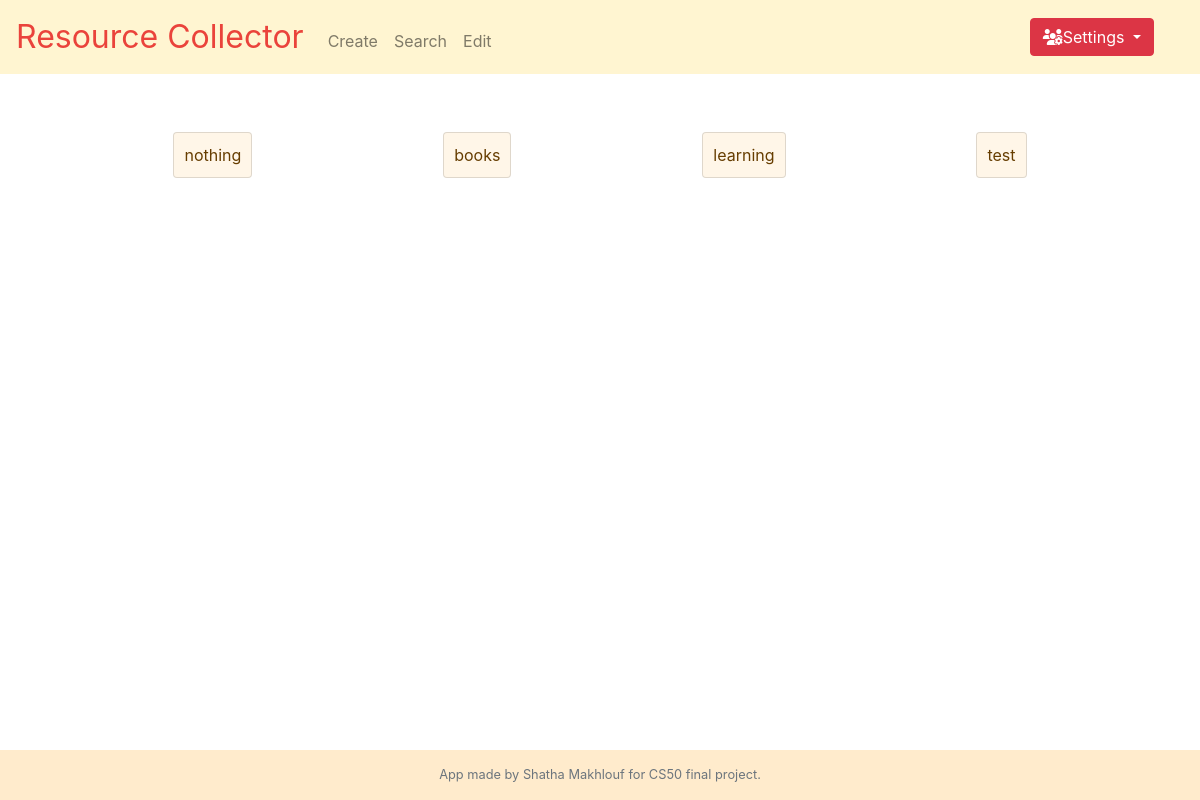
The page / (signed in) on the database its author committed.
### tables this page shows
CREATE TABLE 'data' ('id' integer NOT NULL, 'Title' text NOT NULL, 'Link' text NOT NULL, 'Description' text NOT NULL, 'Notes' text NOT NULL);

### application.py (the view)
@app.route("/")
@login_required
def index():
    titles = db.execute("SELECT title FROM data where id=:id", id=session["user_id"])
    return render_template("index.html", titles=titles)

### application.py (called while the page is built)
@app.after_request
def after_request(response):
    response.headers["Cache-Control"] = "no-cache, no-store, must-revalidate"
    response.headers["Expires"] = 0
    response.headers["Pragma"] = "no-cache"
    return response

### helpers.py (called while the page is built)
def login_required(f):
    @wraps(f)
    def decorated_function(*args, **kwargs):
        if session.get("user_id") is None:
            return redirect("/login")
        return f(*args, **kwargs)
    return decorated_function

### templates/index.html (shortened to what this page needs)
{% extends "layout.html" %}
{% block main %}
<div class="centered">
   <section class="cards">
       {% for title in titles %}
        <article class="card">
          <a href="{{ url_for('resource_details', resource_title=title["Title"]) }}"> {{title["Title"]}}</a>
        </article>
       {% endfor %}
{% endblock %}

### templates/layout.html (shortened to what this page needs)
<!DOCTYPE html>
<html lang="en">
    <head>
        <link href="https://maxcdn.bootstrapcdn.com/bootstrap/4.1.3/css/bootstrap.min.css" rel="stylesheet">
        <link href="/static/styles.css" rel="stylesheet">
    </head>
    <body>
        <div id= 'container'>
        <nav class="navbar navbar-expand-md navbar-light" style="background-color: #fff5d1;">
            <a class="navbar-brand" href="/"><span class="red">Resource Collector</span></a>
            <div class="collapse navbar-collapse" id="navbar">
                {% if session.user_id %}
                    <ul class="navbar-nav mr-auto mt-2">
                        <li class="nav-item"><a class="nav-link" href="/create">Create</a></li>
                        <li class="nav-item"><a class="nav-link" href="/search">Search</a></li>
                        <li class="nav-item"><a class="nav-link" href="/edit">Edit</a></li>
                    </ul>
                    <div class="dropdown">
                    <button class="btn btn-danger dropdown-toggle" type="button" data-toggle="dropdown"><i class="fas fa-users-cog"></i>Settings  </button>
                    </div>
                {% else %}
                    <ul class="navbar-nav ml-auto mt-2">
                        <li class="nav-item"><a class="nav-link" href="/register">Register</a></li>
                        <li class="nav-item"><a class="nav-link" href="/login">Log In</a></li>
                    </ul>
                {% endif %}
            </div>
        </nav>
        <main class="container p-5">
            {% block main %}{% endblock %}
        </main>
        </div>
        <footer class="small text-center text-muted">
            App made by Shatha Makhlouf for CS50 final project.
        </footer>
    </body>
</html>

### static/styles.css (style rules this page uses)
nav .navbar-brand { font-size: xx-large; }
nav .navbar-brand .red { color: #ea433b; }
main { overflow-x: auto; text-align: center; padding-bottom:100px; }
body { background-image: url("https://cdn.pixabay.com/photo/2014/05/03/00/46/notebook-336634_1280.jpg"); background-repeat: no-repeat; background-position: center top; }
html , body { height: 100%; }
#container { min-height:100%; }
footer { background-color:#ffebcc; height:50px; padding-top:15px; position:relative; margin-top:-50px; clear:both; }
.cards { display: flex; flex-wrap:wrap; justify-content: space-around; flex: 0 1 calc(25% - 1em); }
.card { padding:10px; margin:10px; background-color: rgb(255, 245, 230, 0.9); }
a { color: #663d00; text-decoration: none; }
.container { padding:20px; }
.dropdown { margin-right:30px; }

### rows shown on the page
data: Title "nothing"
data: Title "books"
data: Title "learning"
data: Title "test"
